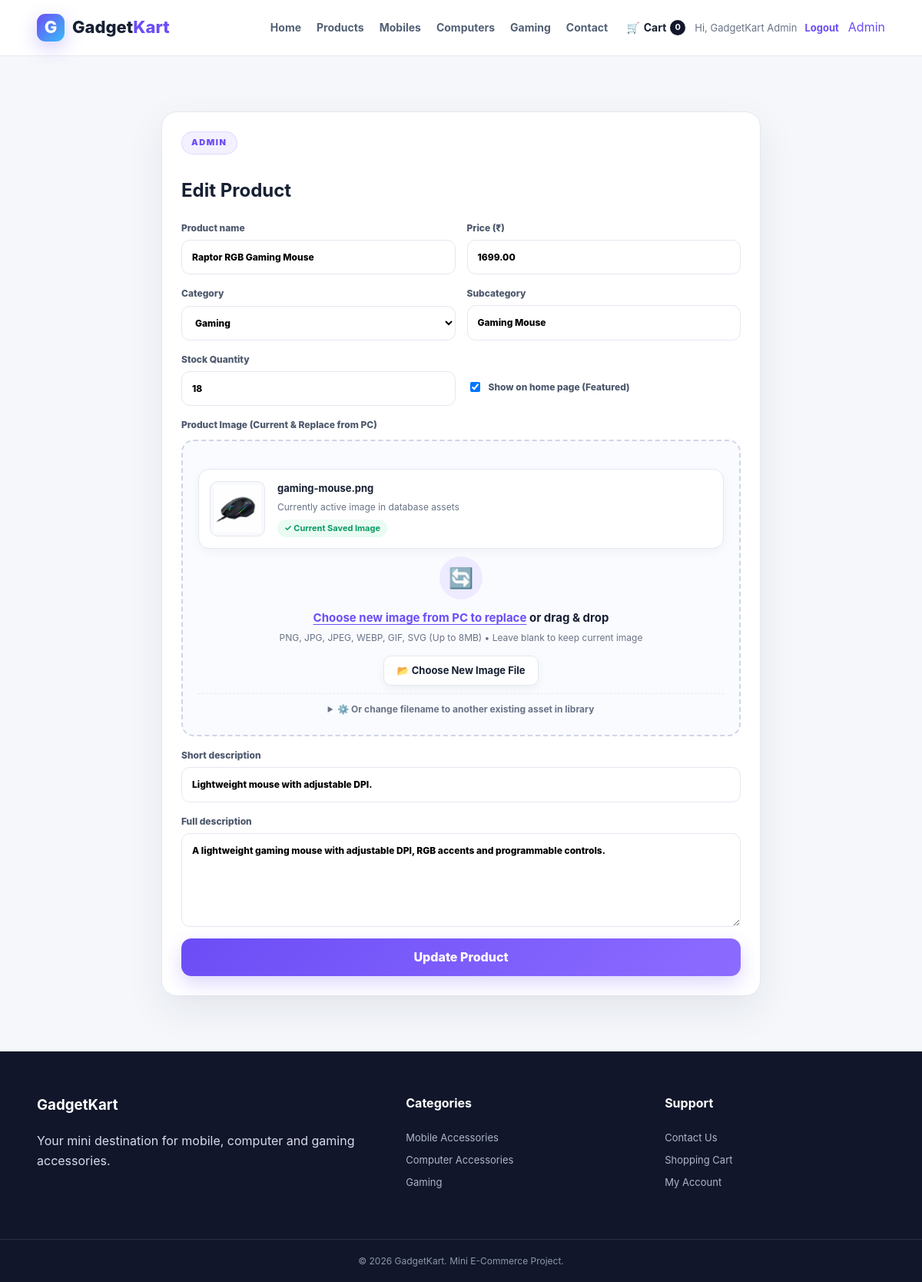
Page /admin/edit-product.php?id=21 (signed in) on the committed database.
### tables this page shows
CREATE TABLE products (
  id INT AUTO_INCREMENT PRIMARY KEY,
  name VARCHAR(150) NOT NULL,
  category VARCHAR(80) NOT NULL,
  subcategory VARCHAR(80) NOT NULL,
  price DECIMAL(10,2) NOT NULL,
  stock INT NOT NULL DEFAULT 0,
  image VARCHAR(255) NOT NULL,
  short_description VARCHAR(255) NOT NULL,
  description TEXT NOT NULL,
  is_featured TINYINT(1) NOT NULL DEFAULT 0,
  is_active TINYINT(1) NOT NULL DEFAULT 1,
  created_at TIMESTAMP DEFAULT CURRENT_TIMESTAMP
);

### includes/functions.php (called while the page is built, shortened)
<?php
function e($value) {
    return htmlspecialchars((string)$value, ENT_QUOTES, 'UTF-8');
}

### admin/edit-product.php (the view, shortened to what this page needs)
<?php
require_once '../includes/functions.php';
$id = (int)($_GET['id'] ?? ($_POST['id'] ?? 0));
$st = $conn->prepare('SELECT * FROM products WHERE id = ? LIMIT 1');
$st->bind_param('i', $id);
$st->execute();
$product = $st->get_result()->fetch_assoc();
require '../includes/header.php';
?>
<section class="section">
    <div class="container narrow">
        <div class="form-card">
            <span class="eyebrow">ADMIN</span>
            <h1>Edit Product</h1>
            <form method="post" enctype="multipart/form-data">
                <div class="form-two">
                    <label>
                        Product name
                        <input name="name" required value="<?= e($product['name']) ?>">
                    </label>
                    <label>
                        Price (₹)
                        <input name="price" type="number" step="0.01" required value="<?= e($product['price']) ?>">
                    </label>
                </div>
                <div class="form-two">
                    <label>
                        Category
                        <select name="category" required>
                            <option value="Gaming" <?= $product['category'] === 'Gaming' ? 'selected' : '' ?>>Gaming</option>
                        </select>
                    </label>
                    <label>
                        Subcategory
                        <input name="subcategory" required value="<?= e($product['subcategory']) ?>">
                    </label>
                </div>
                <div class="form-two">
                    <label>
                        Stock Quantity
                        <input name="stock" type="number" min="0" required value="<?= e($product['stock']) ?>">
                    </label>
                    <div style="display:flex; flex-direction:column; justify-content:center;">
                        <label class="check" style="margin-top: 22px;">
                            <input type="checkbox" name="is_featured" <?= $product['is_featured'] ? 'checked' : '' ?>>
                            <span>Show on home page (Featured)</span>
                        </label>
                    </div>
                </div>
                <div class="image-upload-container">
                    <label style="margin-bottom: 2px;">
                        Product Image (Current & Replace from PC)
                    </label>
                    <div class="image-upload-box" id="dropzoneBox">
                        <div class="preview-card" id="currentSavedPreview">
                            <div class="preview-img-box">
                                <img src="../assets/images/<?= e($product['image']) ?>" alt="<?= e($product['name']) ?>">
                            </div>
                            <div class="preview-meta">
                                <strong><?= e($product['image']) ?></strong>
                                <small>Currently active image in database assets</small>
                                <div><span class="badge-ready">✓ Current Saved Image</span></div>
                            </div>
                        </div>
                        <div class="upload-dropzone" id="uploadDropzone" onclick="document.getElementById('imageFileInput').click()" style="margin-top: 10px;">
                            <div class="upload-icon-circle">🔄</div>
                            <div class="upload-title">
                                <span>Choose new image from PC to replace</span> or drag & drop
                            </div>
                            <div class="upload-subtext">
                                PNG, JPG, JPEG, WEBP, GIF, SVG (Up to 8MB) • Leave blank to keep current image
                            </div>
                            <div>
                                <span class="btn-browse">📂 Choose New Image File</span>
                            </div>
                        </div>
                        <details class="existing-asset-details" id="existingAssetDetails">
                            <summary>⚙️ Or change filename to another existing asset in library</summary>
                        </details>
                    </div>
                </div>
                <label>
                    Short description
                    <input name="short_description" required value="<?= e($product['short_description']) ?>">
                </label>
                <label>
                    Full description
                    <textarea name="description" rows="5" required><?= e($product['description']) ?></textarea>
                </label>
                <button class="btn" type="submit">Update Product</button>
            </form>
        </div>
    </div>
</section>
<?php require '../includes/footer.php'; ?>

### assets/css/style.css (style rules this page uses)
:root { --bg: #f5f7fb; --surface: #fff; --text: #172033; --muted: #697386; --line: #e4e8f0; --primary: #6c4df6; --primary2: #8c6cff; --dark: #11162a; --success: #0a9b62; --danger: #d74747; --shadow: 0 18px 50px rgba(24, 32, 56, 0.08); }
* { box-sizing: border-box; }
html { scroll-behavior: smooth; }
body { margin: 0; background: var(--bg); color: var(--text); font-family: Inter, Segoe UI, Arial, sans-serif; line-height: 1.6; }
img { max-width: 100%; display: block; }
button, input, select, textarea { font: inherit; }
.container { width: min(1120px, 92%); margin: auto; }
.btn { display: inline-flex; align-items: center; justify-content: center; gap: 8px; border: 0; border-radius: 13px; padding: 12px 20px; background: linear-gradient(135deg, var(--primary), var(--primary2)); color: #fff; font-weight: 800; cursor: pointer; box-shadow: 0 10px 25px rgba(108, 77, 246, 0.22); }
.eyebrow { display: inline-block; letter-spacing: 0.14em; font-size: 11px; font-weight: 900; color: var(--primary); background: rgba(108, 77, 246, 0.08); padding: 5px 12px; border-radius: 99px; border: 1px solid rgba(108, 77, 246, 0.15); margin-bottom: 8px; }
.section { padding: 72px 0; }
.summary-card, .form-card { background: #fff; border: 1px solid var(--line); border-radius: 20px; padding: 25px; box-shadow: var(--shadow); }
.auth-card form, .form-card form { display: grid; gap: 15px; }
.auth-card label, .form-card label { display: grid; gap: 6px; font-size: 12px; font-weight: 850; color: #4d586c; }
.auth-card input, .form-card input, .form-card textarea, .form-card select { width: 100%; border: 1px solid var(--line); border-radius: 11px; padding: 12px 13px; outline: none; background: #fff; }
.check { display: flex !important; grid-template-columns: auto 1fr !important; align-items: center; justify-content: start; gap: 8px !important; }
.check input { width: auto; }
.form-two { display: grid; grid-template-columns: 1fr 1fr; gap: 15px; }
.narrow { max-width: 780px; }
.image-upload-container { display: grid; gap: 8px; }
.image-upload-box { border: 2px dashed #cfd5e6; border-radius: 16px; padding: 24px 20px; background: #fafbff; transition: all 0.25s ease; position: relative; text-align: center; }
.upload-dropzone { display: flex; flex-direction: column; align-items: center; justify-content: center; cursor: pointer; }
.upload-icon-circle { width: 56px; height: 56px; border-radius: 50%; background: #eeeaff; color: var(--primary); display: grid; place-items: center; font-size: 26px; margin-bottom: 12px; transition: transform 0.25s ease, background 0.25s ease; }
.upload-title { font-size: 15px; font-weight: 700; color: var(--text); margin-bottom: 4px; }
.upload-title span { color: var(--primary); text-decoration: underline; text-underline-offset: 3px; }
.upload-subtext { font-size: 12px; color: var(--muted); margin-bottom: 14px; }
.btn-browse { display: inline-flex; align-items: center; gap: 6px; background: #fff; border: 1px solid var(--line); color: var(--text); font-weight: 700; padding: 8px 16px; border-radius: 10px; font-size: 13px; box-shadow: 0 4px 12px rgba(18, 25, 43, 0.05); pointer-events: none; }
.preview-card { display: flex; align-items: center; gap: 16px; background: #fff; border: 1px solid var(--line); border-radius: 14px; padding: 14px; margin-top: 12px; box-shadow: 0 4px 14px rgba(18, 25, 43, 0.04); text-align: left; }
.preview-img-box { width: 72px; height: 72px; border-radius: 10px; background: #f8f9fc; border: 1px solid var(--line); display: grid; place-items: center; overflow: hidden; flex-shrink: 0; padding: 4px; }
.preview-img-box img { width: 100%; height: 100%; object-fit: contain; }
.preview-meta { flex: 1; min-width: 0; }
.preview-meta strong { display: block; font-size: 13px; color: var(--text); white-space: nowrap; overflow: hidden; text-overflow: ellipsis; }
.preview-meta small { color: var(--muted); font-size: 12px; }
.badge-ready { display: inline-block; margin-top: 4px; padding: 3px 9px; font-size: 11px; font-weight: 750; border-radius: 99px; background: #e9fbf3; color: var(--success); }
.existing-asset-details { margin-top: 10px; border-top: 1px dashed var(--line); padding-top: 10px; }
.existing-asset-details summary { font-size: 12px; color: var(--muted); cursor: pointer; user-select: none; font-weight: 650; transition: color 0.2s; }

### rows in the picture
products: name "Raptor RGB Gaming Mouse", price "1699.00", category "Gaming", subcategory "Gaming Mouse", stock "18", is_featured "☑", image (picture), image "gaming-mouse.png", short_description "Lightweight mouse with adjustable DPI.", description "A lightweight gaming mouse with adjustable DPI, RGB accents and programmable controls."

### other values in the picture
cart_count() "0"
current_user()['name'] "GadgetKart Admin"
